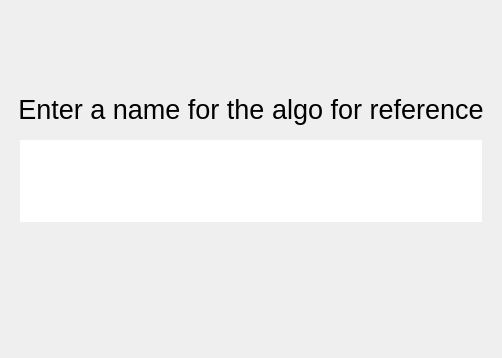
<?xml version="1.0" encoding="UTF-8"?>
<ui version="4.0">
 <class>CreateNamePage</class>
 <widget class="QWidget" name="CreateNamePage">
  <property name="geometry">
   <rect>
    <x>0</x>
    <y>0</y>
    <width>502</width>
    <height>358</height>
   </rect>
  </property>
  <property name="windowTitle">
   <string>createNamePage</string>
  </property>
  <layout class="QVBoxLayout" name="verticalLayout">
   <item>
    <spacer name="verticalSpacer_2">
     <property name="orientation">
      <enum>Qt::Vertical</enum>
     </property>
     <property name="sizeType">
      <enum>QSizePolicy::MinimumExpanding</enum>
     </property>
     <property name="sizeHint" stdset="0">
      <size>
       <width>20</width>
       <height>40</height>
      </size>
     </property>
    </spacer>
   </item>
   <item>
    <widget class="QLabel" name="label">
     <property name="sizePolicy">
      <sizepolicy hsizetype="Preferred" vsizetype="Maximum">
       <horstretch>0</horstretch>
       <verstretch>1</verstretch>
      </sizepolicy>
     </property>
     <property name="font">
      <font>
       <pointsize>20</pointsize>
      </font>
     </property>
     <property name="text">
      <string>Enter a name for the algo for reference</string>
     </property>
     <property name="alignment">
      <set>Qt::AlignCenter</set>
     </property>
    </widget>
   </item>
   <item>
    <widget class="QWidget" name="widget" native="true">
     <layout class="QHBoxLayout" name="horizontalLayout">
      <item>
       <widget class="QLineEdit" name="nameEdit">
        <property name="sizePolicy">
         <sizepolicy hsizetype="Expanding" vsizetype="Expanding">
          <horstretch>0</horstretch>
          <verstretch>3</verstretch>
         </sizepolicy>
        </property>
        <property name="minimumSize">
         <size>
          <width>0</width>
          <height>0</height>
         </size>
        </property>
        <property name="font">
         <font>
          <pointsize>50</pointsize>
         </font>
        </property>
        <property name="text">
         <string/>
        </property>
        <property name="maxLength">
         <number>64</number>
        </property>
        <property name="frame">
         <bool>false</bool>
        </property>
        <property name="alignment">
         <set>Qt::AlignCenter</set>
        </property>
       </widget>
      </item>
     </layout>
    </widget>
   </item>
   <item>
    <widget class="QLabel" name="status_label">
     <property name="font">
      <font>
       <pointsize>18</pointsize>
      </font>
     </property>
     <property name="styleSheet">
      <string notr="true">color: red</string>
     </property>
     <property name="text">
      <string/>
     </property>
     <property name="alignment">
      <set>Qt::AlignCenter</set>
     </property>
    </widget>
   </item>
   <item>
    <spacer name="verticalSpacer">
     <property name="orientation">
      <enum>Qt::Vertical</enum>
     </property>
     <property name="sizeType">
      <enum>QSizePolicy::MinimumExpanding</enum>
     </property>
     <property name="sizeHint" stdset="0">
      <size>
       <width>20</width>
       <height>40</height>
      </size>
     </property>
    </spacer>
   </item>
  </layout>
 </widget>
 <resources/>
 <connections/>
</ui>
